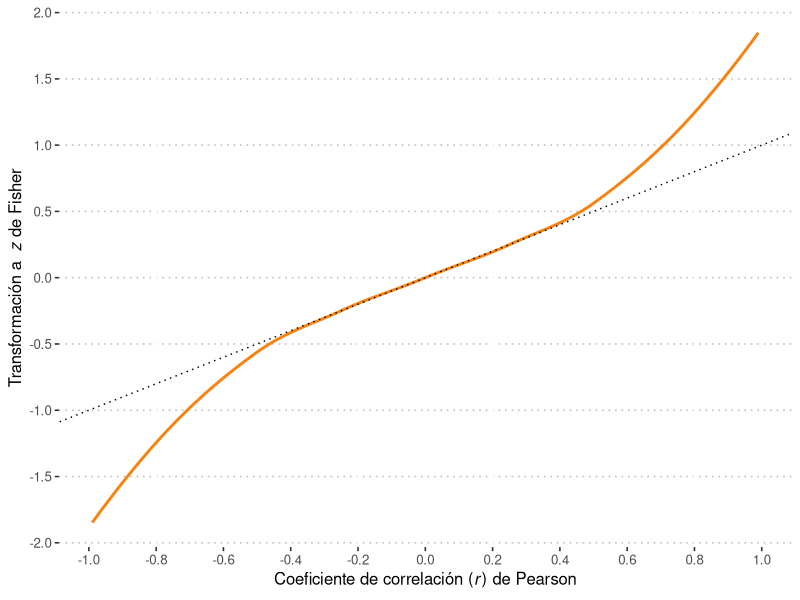

Here is the R script that generated this plot:
library(tidyverse)
library(ggpubr)

rVsz <- tibble(r = seq(-1, 1, by = 0.01)) %>%
  mutate(z = atanh(r))
  
ggplot(rVsz, aes(x = r, y = z)) +
  geom_smooth(se = FALSE, color = "#F68212") +
  geom_abline(slope=1, intercept = 0, lty = "dotted") +
  xlim(-1, 1) +
  scale_x_continuous(breaks = round(seq(min(rVsz$r), max(rVsz$r), by = 0.2),1)) +
  scale_y_continuous(breaks = round(seq(-3, 3, by = 0.5),1)) +
  labs(x =  expression(paste("Coeficiente de correlación (", italic("r"), ") de Pearson")),
       y = expression(paste("Transformación a ", italic(" z"), " de Fisher"))) +
  theme_pubclean()
  


